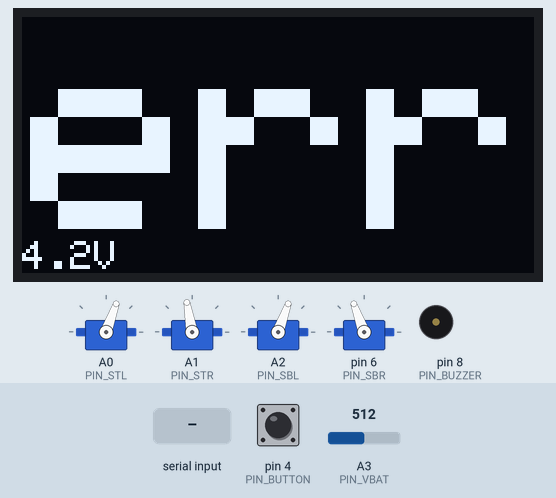
The sketch below on a simulated Arduino Uno, built with avr-gcc and run on an emulated ATmega328P. Shown: 128×64 one-colour display, 4 × servo, buzzer (waves = sounding). The test bench sets the inputs (shaded band); at power-on: pin 4 (PIN_BUTTON) LOW, A3 (PIN_VBAT) = 512.

Above: at 2.7 s.
2.8 s: "C\n" received over Serial
At 12.0 s:
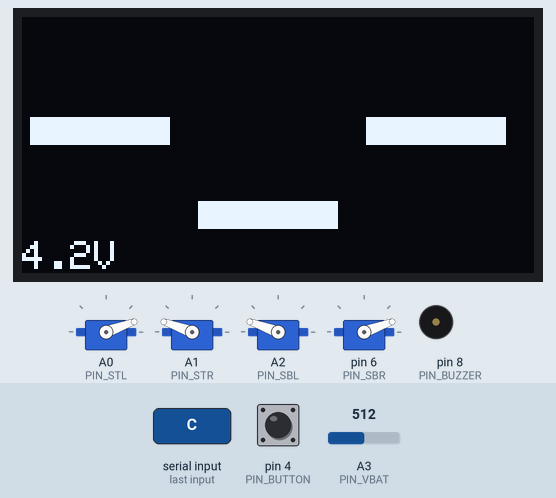
At 14.83 s:
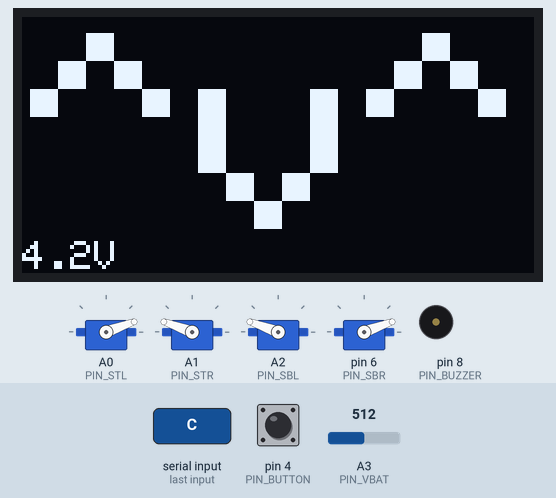
Timing chart, 0 to 16.2 s (numbered marks = the images above; inputs shaded):
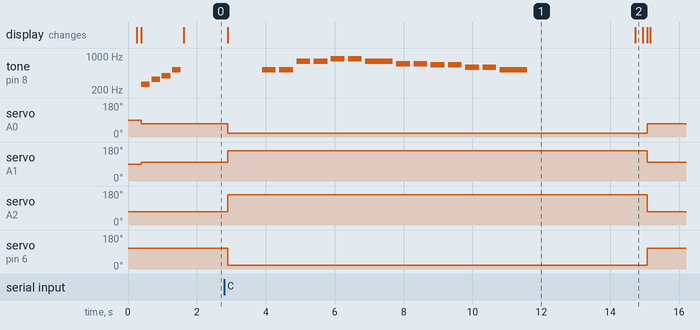

Measured:
- after the input at 2.8 s, tone on pin 8 (PIN_BUZZER): plays 523 Hz for 0.40 s, 523 Hz for 0.40 s, 784 Hz for 0.40 s, 784 Hz for 0.40 s, 880 Hz for 0.40 s, 880 Hz for 0.40 s … (14 notes in this stretch), starting after 1.1 s; servo on A0 (PIN_STL): 70° → 20° after 0.09 s, → 70° 12.2 s later

The sketch:

Robocik.ino
```cpp
#include "unbloat.h"
#include "RobotBuzzer.h"
#include "RobotOled.h"

Adafruit_SH1106G display(SCREEN_WIDTH, SCREEN_HEIGHT, &Wire, OLED_RESET);

void setup() {
  Serial.begin(9600);
  Wire.begin();
  analogReference(INTERNAL);

  blink();

  FrontLeft.attach(PIN_STL);
  FrontRight.attach(PIN_STR);
  BackLeft.attach(PIN_SBL);
  BackRight.attach(PIN_SBR);

  centerAll();

  pinMode(PIN_BUZZER, OUTPUT);
  digitalWrite(PIN_BUZZER, LOW);
  pinMode(PIN_BUTTON, INPUT);

  WallE_Hello();
}

void loop() {
  static bool lastButton = LOW;

  bool button = digitalRead(PIN_BUTTON);
  if (lastButton == LOW && button == HIGH) {
    sleep();
    blink(); delay(700);
    blink();
    centerAll();
  }
  lastButton = button;

  if (readBatteryVoltage() <= 6.0) {
     err();
  }

  if (Serial.available() > 0) {
    char data = Serial.read();
    switch (data) {
      case 'W': for (int i = 0; i < 15; i++) walk(); break;
      case 'M': ImperialMarch(); break;
      case 'C': faceSleep(); sleep(); lullabyStar(); delay(3000); blink(); centerAll(); break;
      case 'Z': centerAll(); break;
      case 'T': blink(); delay(200); for (int i = 0; i < 2; i++) MegalovaniaDance(); break;
    }
  }
  delay(50);
}
```

RobotBuzzer.h
```cpp
#pragma once
#include "unbloat.h"

const int melody[] PROGMEM = {
  NOTE_A4,500, NOTE_A4,500, NOTE_A4,500,
  NOTE_F4,375, NOTE_C5,125,
  NOTE_A4,500, NOTE_F4,375, NOTE_C5,125,
  NOTE_A4,1000,
  NOTE_E5,500, NOTE_E5,500, NOTE_E5,500,
  NOTE_F5,375, NOTE_C5,125,
  NOTE_A4,500, NOTE_F4,375, NOTE_C5,125,
  NOTE_A4,1000,
  NOTE_A5,500, NOTE_A4,375, NOTE_A4,125,
  NOTE_A5,500, NOTE_GS5,375, NOTE_G5,125,
  NOTE_FS5,125, NOTE_F5,125, NOTE_FS5,250,
  NOTE_AS4,250, NOTE_DS5,500, NOTE_D5,375, NOTE_CS5,125,
  NOTE_C5,125, NOTE_B4,125, NOTE_C5,250,
  NOTE_F4,250, NOTE_AS4,500, NOTE_A4,375, NOTE_G4,125,
  NOTE_F4,125, NOTE_E5,125, NOTE_F4,250,
  NOTE_AS4,250, NOTE_CS5,500, NOTE_C5,375, NOTE_B4,125,
  NOTE_C5,125, NOTE_F4,125, NOTE_F4,125, NOTE_F4,250,
  NOTE_F4,250, NOTE_F4,500
};
const int melodyLen = sizeof(melody) / sizeof(melody[0]) / 2;

const int melodyMegalovania[] PROGMEM = {
  NOTE_D5,150, NOTE_D5,150, NOTE_D6,300, NOTE_A4,200,
  NOTE_GS5,150, NOTE_G5,150, NOTE_F5,150, NOTE_D5,150,
  NOTE_F5,150, NOTE_G5,150,
  NOTE_C5,150, NOTE_C5,150, NOTE_D6,300, NOTE_A4,200,
  NOTE_GS5,150, NOTE_G5,150, NOTE_F5,150, NOTE_D5,150,
  NOTE_F5,150, NOTE_G5,150,
  NOTE_D5,150, NOTE_D5,150, NOTE_D6,300, NOTE_A4,200,
  NOTE_GS5,150, NOTE_G5,150, NOTE_F5,150, NOTE_D5,150,
  NOTE_F5,150, NOTE_G5,150,
  NOTE_C5,150, NOTE_C5,150, NOTE_D6,300, NOTE_A4,200,
  NOTE_GS5,150, NOTE_G5,150, NOTE_F5,150, NOTE_D5,150,
  NOTE_F5,150, NOTE_G5,150
};
const int megalovaniaLen = sizeof(melodyMegalovania) / sizeof(melodyMegalovania[0]) / 2;

static unsigned long gaitLast = 0;
static bool gaitStepOut = false;

static void gaitUpdate() {
  if (millis() - gaitLast < 150) return;
  gaitLast += 150;
  gaitStepOut = !gaitStepOut;
  if (gaitStepOut)
    setAll(CENTER_STL + STEP, CENTER_STR + STEP,
           CENTER_SBL - STEP, CENTER_SBR - STEP);
  else
    centerAll();
}

void ImperialMarch() {
  gaitStepOut = true; gaitLast = millis();
  setAll(CENTER_STL + STEP, CENTER_STR + STEP,
         CENTER_SBL - STEP, CENTER_SBR - STEP);

  for (int i = 0; i < melodyLen; i++) {
    int note = pgm_read_word(&melody[i*2]);
    int dur  = pgm_read_word(&melody[i*2+1]);
    if (note == NOTE_REST) noTone(PIN_BUZZER);
    else tone(PIN_BUZZER, note, dur);
    unsigned long end = millis() + (unsigned long)(dur * 1.3);
    while ((long)(millis() - end) < 0) gaitUpdate();
    noTone(PIN_BUZZER);
  }
  centerAll();
}

void WallE_Hello() {
  const int n[] = {262, 330, 392, 523};
  for (int i = 0; i < 4; i++) { tone(PIN_BUZZER, n[i], 250); delay(300); }
  noTone(PIN_BUZZER);
}

void lullabyStar() {
  const int n[] = {NOTE_C5,NOTE_C5,NOTE_G5,NOTE_G5,NOTE_A5,NOTE_A5,NOTE_G5,
                   NOTE_F5,NOTE_F5,NOTE_E5,NOTE_E5,NOTE_D5,NOTE_D5,NOTE_C5};
  for (int i = 0; i < 14; i++) {
    tone(PIN_BUZZER, n[i], (i==6||i==13)?800:400);
    delay((i==6||i==13)?900:500);
  }
  noTone(PIN_BUZZER);
}

void MegalovaniaDance() {
  centerAll();
  for (int i = 0; i < megalovaniaLen; i++) {
    int note = pgm_read_word(&melodyMegalovania[i*2]);
    int dur  = pgm_read_word(&melodyMegalovania[i*2+1]);
    if (note == NOTE_REST) noTone(PIN_BUZZER);
    else tone(PIN_BUZZER, note, dur);

    if (i % 2 == 0)
      setAll(CENTER_STL-30, CENTER_STR-30, CENTER_SBL, CENTER_SBR);
    else
      setAll(CENTER_STL, CENTER_STR, CENTER_SBL-30, CENTER_SBR-30);

    delay((int)(dur * 1.3));
    noTone(PIN_BUZZER);
  }
  centerAll();
}
```

RobotOled.cpp
```cpp
#include "RobotOled.h"

void showFace(const char* text, uint8_t size, int16_t x_offset) {
  display.clearDisplay();
  display.setTextColor(SH110X_WHITE);
  display.setTextWrap(false);
  display.setTextSize(size);
  display.setCursor(x_offset, 4);
  display.print(text);
  display.setTextSize(1);
  display.setCursor(0, 56);
  display.print(readBatteryVoltage(), 1);
  display.print(F("V"));
  display.display();
}

void blink() {
  showFace("^v^", 7, 2);
  delay(200);
  showFace("---", 7, 2);
  delay(100);
  showFace(">v<", 7, 2);
}
void faceHappy() { showFace(">v<", 7, 2); }
void faceChill() { showFace(">..<", 5, 4); }
void faceSleep() { showFace("-_-", 7, 2); }
void err() { showFace("err", 7, 2); }
```

RobotOled.h
```cpp
#pragma once
#include <Adafruit_GFX.h>
#include <Adafruit_SH110X.h>
#include <Wire.h>

#define SCREEN_WIDTH 128
#define SCREEN_HEIGHT 64
#define OLED_RESET -1
#define OLED_ADDR 0x3C

extern Adafruit_SH1106G display;
extern float readBatteryVoltage();

void showFace(const char* text, uint8_t size, int16_t x_offset);
void blink();
void faceHappy();
void faceChill();
void faceSleep();
void err();
```

unbloat.cpp
```cpp
#include "unbloat.h"

Servo FrontLeft, FrontRight, BackLeft, BackRight;

int clampAngle(int a) {
  if (a < MIN_A) return MIN_A;
  if (a > MAX_A) return MAX_A;
  return a;
}

void setAll(byte stl, byte str, byte sbl, byte sbr) {
  FrontLeft.write (clampAngle(CENTER_STL + DIR_STL * (stl - CENTER_STL)));
  FrontRight.write(clampAngle(CENTER_STR + DIR_STR * (str - CENTER_STR)));
  BackLeft.write (clampAngle(CENTER_SBL + DIR_SBL * (sbl - CENTER_SBL)));
  BackRight.write(clampAngle(CENTER_SBR + DIR_SBR * (sbr - CENTER_SBR)));
}

void centerAll() {
  setAll(CENTER_STL, CENTER_STR, CENTER_SBL, CENTER_SBR);
  }

void sleep() {
  setAll(20, MAX_A, 160, MIN_A);
  delay(1000);
}

float readBatteryVoltage() {
  return analogRead(PIN_VBAT) * (1.1 / 1023.0) * 7.666;
}

void walk() {
  setAll(CENTER_STL - 30, CENTER_STR, CENTER_SBL, CENTER_SBR - 30);
  delay(500);
  centerAll();
  delay(200);
  setAll(CENTER_STL, CENTER_STR - 30, CENTER_SBL - 30, CENTER_SBR);
  delay(500);
  centerAll();
  delay(200);
}
```

unbloat.h
```cpp
#pragma once

#include <Servo.h>
#include <Arduino.h>

extern Servo FrontLeft, FrontRight, BackLeft, BackRight;

// Nuty (tylko używane)
#define NOTE_C4  262
#define NOTE_D4  294
#define NOTE_E4  330
#define NOTE_F4  349
#define NOTE_G4  392
#define NOTE_A4  440
#define NOTE_AS4 466
#define NOTE_B4  494
#define NOTE_C5  523
#define NOTE_CS5 554
#define NOTE_D5  587
#define NOTE_DS5 622
#define NOTE_E5  659
#define NOTE_F5  698
#define NOTE_FS5 740
#define NOTE_G5  784
#define NOTE_GS5 831
#define NOTE_A5  880
#define NOTE_C6  1047
#define NOTE_D6  1175
#define NOTE_REST 0

const byte PIN_VBAT   = A3;
const byte PIN_STL    = A0;
const byte PIN_STR    = A1;
const byte PIN_SBL    = A2;
const byte PIN_SBR    = 6;
const byte PIN_BUZZER = 8;
const byte PIN_BUTTON = 4;

const byte CENTER_STL = 70;
const byte CENTER_STR = 100;
const byte CENTER_SBL = 70;
const byte CENTER_SBR = 110;

const byte STEP  = 20;
const byte MIN_A = 20;
const byte MAX_A = 160;

const byte DIR_STL = 1, DIR_STR = 1, DIR_SBL = 1, DIR_SBR = 1;

int  clampAngle(int a);
void setAll(byte stl, byte str, byte sbl, byte sbr);
void centerAll();
void sleep();
void walk();
float readBatteryVoltage();
```
